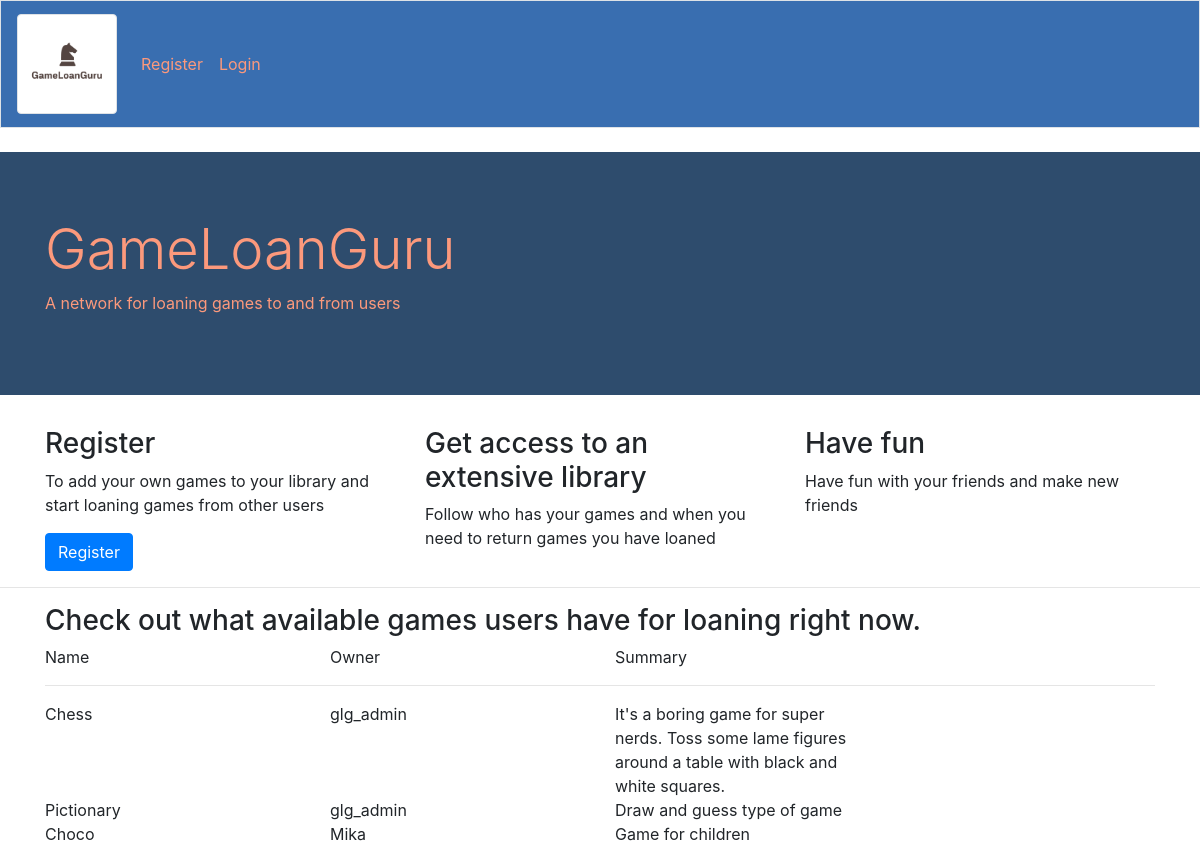
The app's page /, older data.
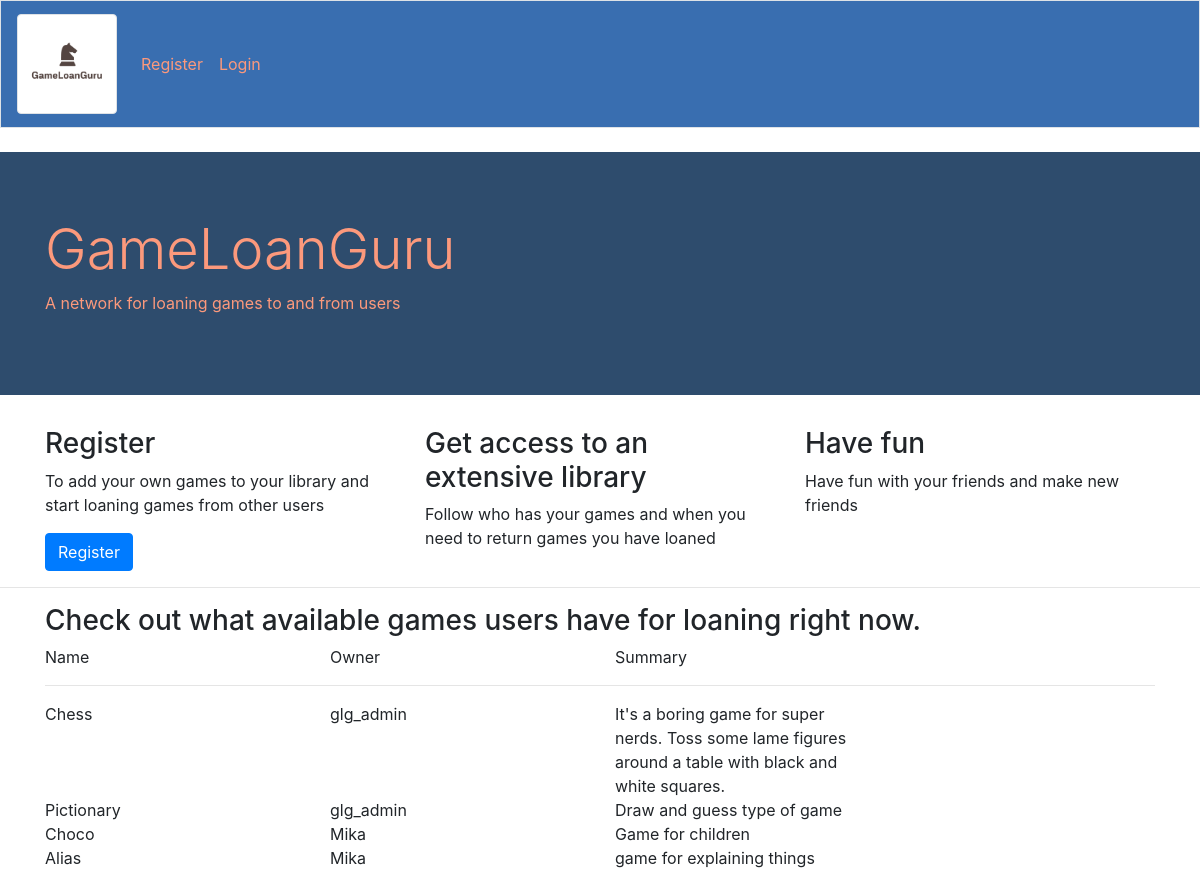
The same page, newer data.
### mainapp/models.py (models this page shows, shortened)
class Game(models.Model):
    name = models.CharField(max_length=200)
    summary = models.CharField(max_length=200)
    date_added = models.DateTimeField(auto_now_add=True)
    date_modified = models.DateTimeField(auto_now_add=True)
    owner = models.ForeignKey(User, on_delete=models.CASCADE)
    LOAN_STATUS = (
        ('a', 'Available'),
        ('o', 'On loan'),
        ('r', 'Reserved'),
    )
    status = models.CharField(
        max_length=1,
        choices=LOAN_STATUS,
        blank=True,
        default='a',
        help_text='Game availability',
    )

### mainapp/views.py (the view)
# urls.py: path('', views.index, name='index'),
def index(request):
    allgames = Game.objects.order_by('date_added')
    context = {'allgames' : allgames}
    return render(request, 'mainapp/index.html', context)

### mainapp/templates/mainapp/index.html (shortened to what this page needs)
{% extends "mainapp/base.html" %}
{% block page_header %}
<div style="background-color: #2E4C6D!important;" class="jumbotron jumbotron-fluid">
    <div class="container">
      <h1 style="color: #FC997C !important" class="display-4">GameLoanGuru</h1>
      <p style="color: #FC997C !important">A network for loaning games to and from users</p>
    </div>
  </div>
  {% endblock page_header %}
  {% block content %}
  {% if user.is_authenticated %}
  {% else %}
  <div class="container">
	<div class="row">
    	<div class="col-xs-12 col-sm-6 col-lg-4">
			<div class="box">
				<div class="icon">
					<div class="info">
						<h3 class="title">Register</h3>
						<p>
							To add your own games to your library and start loaning games from other users
						</p>
						<div class="more">
							<a class="btn btn-primary" href="{% url 'users:register' %}" role="button">Register</a>
						</div>
					</div>
				</div>
			</div>
		</div>
        <div class="col-xs-12 col-sm-6 col-lg-4">
			<div class="box">
				<div class="icon">
					<div class="info">
						<h3 class="title">Get access to an extensive library</h3>
    					<p>
							Follow who has your games and when you need to return games you have loaned
						</p>
					</div>
				</div>
			</div>
		</div>
        <div class="col-xs-12 col-sm-6 col-lg-4">
			<div class="box">
				<div class="icon">
					<div class="info">
						<h3 class="title">Have fun</h3>
    					<p>
							Have fun with your friends and make new friends
						</p>
					</div>
				</div>
			</div>
		</div>
	</div>
</div>
{% endif %}
<hr>
<div class="container">
	<h3>Check out what available games users have for loaning right now.</h3>
	   <div class="row">
		<div class="col-md-3 themed-grid-col">Name</div>
		<div class="col-md-3 themed-grid-col">Owner</div>
		<div class="col-md-3 themed-grid-col">Summary</div>
		<div class="col-md-3 themed-grid-col"></div>
	  </div>
	  <hr>
		<div class="row">
		   	{% for game in allgames %}
			   <div class="col-md-3 themed-grid-col">{{ game.name }}</div>
				<div class="col-md-3 themed-grid-col">{{ game.owner}}</div>
				<div class="col-md-3 themed-grid-col">{{ game.summary}}</div>
				<div class="col-md-3 themed-grid-col"></div>
			{% empty %}
				<div class="col-md-1 themed-grid-col">
				No games available at the moment
				</div>
			{% endfor %}
		</div>
</div>
{% endblock content %}

### mainapp/templates/mainapp/base.html (shortened to what this page needs)
{% load bootstrap4 %}
{% load static %}
<!DOCTYPE html>
<html lang="en">
<head>
    {% bootstrap_css %}
</head>
<body>
    <nav style="background-color: #396EB0!important;" class="navbar navbar-expand-md navbar-light bg-light mb-4 border">
        <a class="navbar-brand" href="{% url 'mainapp:index' %}">
            <img src="{% static 'GameLoanGuru.png' %}"
            width="100" height="100" class="img-thumbnail" alt="GameloanguruLogo">
        </a>
        <div  class="collapse navbar-collapse" id="navbarCollapse">
            <ul class="navbar-nav mr-auto">
                {% if user.is_authenticated %}
                <li class="nav-item">
                  <li class="nav-item">
                    <a class="nav-link" style="color: #FC997C !important"  href="{% url 'mainapp:allgames' %}">All Games</a>
                </li>
                    <a class="nav-link" style="color: #FC997C !important" href="{% url 'mainapp:mygames' %}">My Games</a>
                </li>
                <li class="nav-item">
                    <a class="nav-link" style="color: #FC997C !important" href="{% url 'users:logout' %}">Logout,{{ user.username }}</a>
                </li>
                    {% else %}
                    <li class="nav-item" >
                        <a class="nav-link" style="color: #FC997C !important" href="{% url 'users:register' %}">Register</a>
                    </li>
                    <a class="nav-link" style="color: #FC997C !important" href="{% url 'users:login' %}">Login</a>
                    {% endif %}
            </ul>
        </div>
    </nav>
    {% block page_header %}{% endblock page_header %}
    {% block content %}{% endblock content %}
</body>
</html>

Row changes from the older to the newer data that the page shows:
added Game: name "Alias", owner "Mika", summary "game for explaining things"
